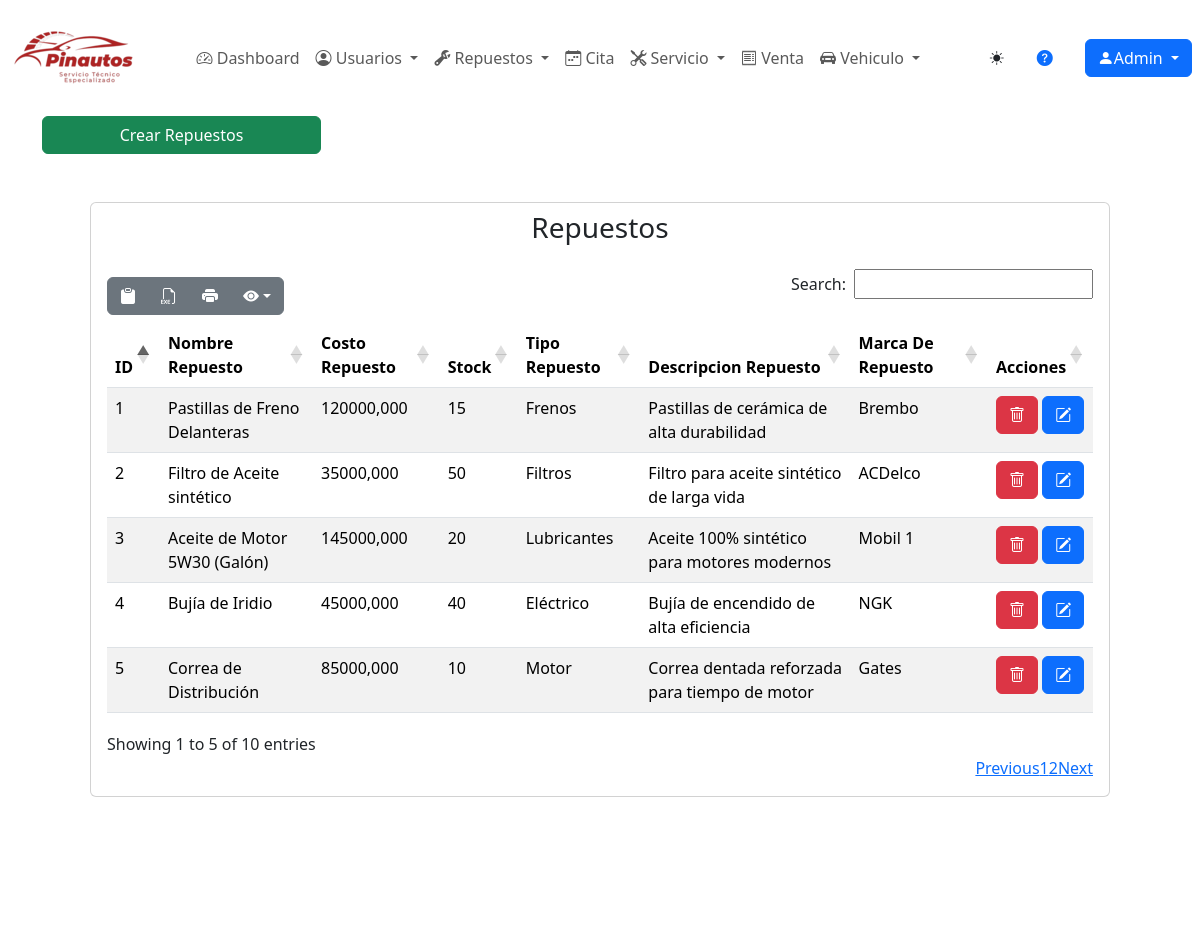
Screenshot of /inventario/repuestos/ (signed in) with the database file from the repository.
### inventario/models.py (models this page shows, shortened)
class Repuesto(models.Model):
    nombrerepuesto= models.CharField(max_length=30,verbose_name="Nombre Repuesto",validators=[alphabetic_validator],blank=False)
    costorepuesto = models.DecimalField(max_digits=10,decimal_places=3,verbose_name="Costo Repuesto",default=0.00,blank=False)
    stock = models.IntegerField(verbose_name="Cantidad Inventario",default=0,blank=False )
    marcarepuesto = models.ForeignKey(Marcarepuesto, on_delete=models.SET_NULL, null=True, blank=True, verbose_name="Marca Repuesto")
    class TipoRepuesto(models.TextChoices):
        Insumo='Insumo',_("Insumo")
        Repuesto='Repuesto',_("Repuesto")
    tipo_repuesto=models.CharField(max_length=8,choices=TipoRepuesto.choices,default=TipoRepuesto.Repuesto,verbose_name="Repuesto",blank=False)
    descripcionrepuesto=models.CharField(max_length=85,verbose_name="Descripcion Repuesto",validators=[alphabetic_validator],blank=True)
    class Meta:
        verbose_name_plural ="repuesto"

class Marcarepuesto(models.Model):
    nombremarcarepuesto= models.CharField(max_length=25,verbose_name="Nombre Marca Repuesto",validators=[alphabetic_validator],blank=False)
    class GamaRepuesto(models.TextChoices):
        Baja='Baja',_("Baja")
        Alta='Alta',_("Alta")
    gama_repuesto=models.CharField(max_length=4,choices=GamaRepuesto.choices,default=GamaRepuesto.Alta,verbose_name="Gama Repuesto",blank=False)
    def __str__(self):
        return self.nombremarcarepuesto
    class Meta:
            verbose_name_plural ="marcarepuesto"

### inventario/views.py (the view)
# urls.py: path('repuestos/', repuesto_listar, name="repuestos" ),
@login_required
def repuesto_listar(request):
    titulo="Repuestos"
    modulo ="Inventario"
    repuesto=Repuesto.objects.all()
    context={
        "titulo":titulo,
        "modulo":modulo,
        "repuestos":repuesto
    }
    return render(request,"inventario/repuestos/listar.html", context)

### base/templates/inventario/repuestos/listar.html (shortened to what this page needs)
{% extends 'partials/body.html' %}
{% load static %}
{% block contenido %}
  <a href="{% url 'repuestos-crear' %}" class="btn btn-success w-25">Crear {{titulo}}</a>
  <div class="card fondcard m-5">
    <h3 class="text-center m-2">Repuestos</h3>
    <div class="card-body">
            <table id="example2" class="table table-striped" style="width:100%">
              <thead>
                <tr>
                  <th>ID</th>
                  <th>Nombre Repuesto</th>
                  <th>Costo Repuesto</th>
                  <th>Stock</th>
                  <th>Tipo Repuesto</th>
                  <th>Descripcion Repuesto</th>
                  <th>Marca De Repuesto</th>
                  <th>Acciones</th>
                </tr>
              </thead>
              <tbody>
                {% for repuesto in repuestos %}
                <tr>
                  <td>{{repuesto.id}}</td>
                  <td>{{repuesto.nombrerepuesto}}</td>
                  <td>{{repuesto.costorepuesto}}</td>
                  <td>{{repuesto.stock}}</td>
                  <td>{{repuesto.tipo_repuesto}}</td>
                  <td>{{repuesto.descripcionrepuesto}}</td>
                  <td>{{repuesto.marcarepuesto}}</td>
                  <td>
                    <button type="button" onclick="changeURL('{{repuesto.id}}')" data-taller-pinautos="{{repuesto.id}}" class="btnEliminar btn btn-danger" data-bs-toggle="modal" data-bs-target="#modalConf">
                      <i class="bi bi-trash"></i>
                    </button>
                    <a class="btn btn-primary" href="{% url 'repuestos-modificar' repuesto.id%}">
                      <i class="bi bi-pencil-square"></i>
                    </a>
                  </td>
                </tr>
                {% endfor %}
              </tbody>
            </table>
          </div>
        </div>
      </div>
{% endblock contenido %}

### base/templates/partials/header.html (shortened to what this page needs)
{% load static %}
<nav class="navbar navbar-expand-md fondoheader textcolor">
  <div class="container-fluid">
    <a class="navbar-brand" href="{% url 'index' %}">
      <img src="{% static 'img/Logos/LogoHeader.png' %}" alt="Pinautos">
    </a>
    <div class="collapse navbar-collapse justify-content-center" id="menu">
      <ul class="navbar-nav ">
        <li class="nav-item ">
          <a href="{% url 'index' %}" class="nav-link textcolor"><i class="bi bi-speedometer2"></i> Dashboard</a>
        </li>
        <li class="nav-item dropdown ">
          <a class="nav-link dropdown-toggle textcolor" href="#" id="navbarDropdown1" role="button" data-bs-toggle="dropdown" aria-expanded="false">
            <i class="bi bi-person-circle"></i> Usuarios
          </a>
        </li>
        <li class="nav-item dropdown">
          <a class="nav-link dropdown-toggle textcolor" href="#" id="navbarDropdown2" role="button" data-bs-toggle="dropdown" aria-expanded="false">
            <i class="bi bi-wrench-adjustable"></i> Repuestos
          </a>
        </li>
        <li class="nav-item">
          <a class="nav-link textcolor" href="{% url 'citas' %}">
            <i class="bi bi-calendar-week"></i> Cita
          </a>
        </li>
        <li class="nav-item dropdown">
          <a class="nav-link dropdown-toggle textcolor" href="#" id="navbarDropdown4" role="button" data-bs-toggle="dropdown" aria-expanded="false">
            <i class="bi bi-tools"></i> Servicio
          </a>
        </li>
        <li class="nav-item">
          <a class="nav-link textcolor" href="{% url 'ventas' %}">
            <i class="bi bi-receipt"></i> Venta
          </a>
        </li>
        <li class="nav-item dropdown">
          <a class="nav-link dropdown-toggle textcolor" href="#" id="navbarDropdown6" role="button" data-bs-toggle="dropdown" aria-expanded="false">
            <i class="bi bi-car-front-fill"></i> Vehiculo
          </a>
        </li>
      </ul>
    </div>
  </div>
  <button id="tema-toggle" class="btn btn-sm fondboton ms-2">
    <i class="bi bi-sun-fill" id="icono-sol"></i>
  </button>
  <a href="{% url 'Manualayudaclientes' %}" class=" text-decoration-none m-4 textcolor"><i class="bi bi-question-circle-fill"></i></a>
  <div class="btn-group m-2">
    <button type="button" class="btn btn-primary dropdown-toggle" data-bs-toggle="dropdown" aria-haspopup="true" aria-expanded="false">
      <i class="bi bi-person-fill"></i>{{ user.username|title }}
    </button>
  </div>
</nav>

### static/css/partial/body.css (style rules this page uses)
body { position: relative; padding-bottom: 115px; min-height: 100vh; }

### rows the page displays
Repuesto: id "1", nombrerepuesto "Pastillas de Freno Delanteras", costorepuesto "120000,000", stock "15", tipo_repuesto "Frenos", descripcionrepuesto "Pastillas de cerámica de alta durabilidad", marcarepuesto "Brembo"
Repuesto: id "2", nombrerepuesto "Filtro de Aceite sintético", costorepuesto "35000,000", stock "50", tipo_repuesto "Filtros", descripcionrepuesto "Filtro para aceite sintético de larga vida", marcarepuesto "ACDelco"
Repuesto: id "3", nombrerepuesto "Aceite de Motor 5W30 (Galón)", costorepuesto "145000,000", stock "20", tipo_repuesto "Lubricantes", descripcionrepuesto "Aceite 100% sintético para motores modernos", marcarepuesto "Mobil 1"
Repuesto: id "4", nombrerepuesto "Bujía de Iridio", costorepuesto "45000,000", stock "40", tipo_repuesto "Eléctrico", descripcionrepuesto "Bujía de encendido de alta eficiencia", marcarepuesto "NGK"
Repuesto: id "5", nombrerepuesto "Correa de Distribución", costorepuesto "85000,000", stock "10", tipo_repuesto "Motor", descripcionrepuesto "Correa dentada reforzada para tiempo de motor", marcarepuesto "Gates"

### other values shown
{{ user.username|title }} "Admin"
{{ titulo }} "Repuestos"
